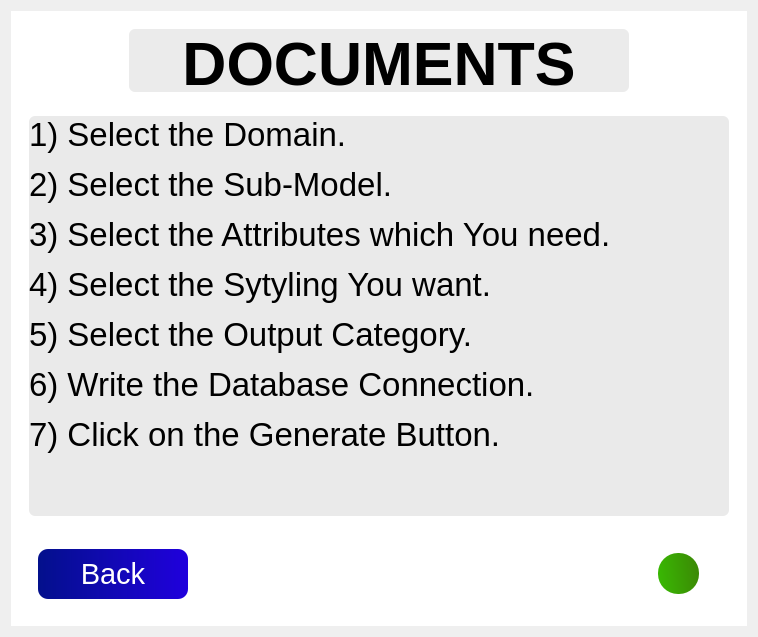
         <widget class="QWidget" name="page_8">
          <layout class="QVBoxLayout" name="verticalLayout_28">
           <item>
            <widget class="QFrame" name="frame_59">
             <property name="minimumSize">
              <size>
               <width>0</width>
               <height>0</height>
              </size>
             </property>
             <property name="maximumSize">
              <size>
               <width>16777214</width>
               <height>16777215</height>
              </size>
             </property>
             <property name="styleSheet">
              <string notr="true">background-color: rgb(255, 255, 255);</string>
             </property>
             <property name="frameShape">
              <enum>QFrame::NoFrame</enum>
             </property>
             <property name="frameShadow">
              <enum>QFrame::Raised</enum>
             </property>
             <layout class="QVBoxLayout" name="verticalLayout_31">
              <item>
               <widget class="QFrame" name="frame_60">
                <property name="minimumSize">
                 <size>
                  <width>291</width>
                  <height>81</height>
                 </size>
                </property>
                <property name="maximumSize">
                 <size>
                  <width>123177</width>
                  <height>81</height>
                 </size>
                </property>
                <property name="styleSheet">
                 <string notr="true">border:none;</string>
                </property>
                <property name="frameShape">
                 <enum>QFrame::StyledPanel</enum>
                </property>
                <property name="frameShadow">
                 <enum>QFrame::Raised</enum>
                </property>
                <layout class="QVBoxLayout" name="verticalLayout_29">
                 <item alignment="Qt::AlignHCenter">
                  <widget class="QLabel" name="label_23">
                   <property name="minimumSize">
                    <size>
                     <width>500</width>
                     <height>0</height>
                    </size>
                   </property>
                   <property name="maximumSize">
                    <size>
                     <width>500</width>
                     <height>81</height>
                    </size>
                   </property>
                   <property name="font">
                    <font>
                     <pointsize>46</pointsize>
                     <weight>75</weight>
                     <bold>true</bold>
                    </font>
                   </property>
                   <property name="styleSheet">
                    <string notr="true">background-color: rgb(235, 235, 235);
border-radius:6px;</string>
                   </property>
                   <property name="text">
                    <string>DOCUMENTS</string>
                   </property>
                   <property name="alignment">
                    <set>Qt::AlignHCenter|Qt::AlignTop</set>
                   </property>
                  </widget>
                 </item>
                </layout>
               </widget>
              </item>
              <item>
               <widget class="QFrame" name="frame_61">
                <property name="maximumSize">
                 <size>
                  <width>800</width>
                  <height>600</height>
                 </size>
                </property>
                <property name="styleSheet">
                 <string notr="true">border:none;</string>
                </property>
                <property name="frameShape">
                 <enum>QFrame::StyledPanel</enum>
                </property>
                <property name="frameShadow">
                 <enum>QFrame::Raised</enum>
                </property>
                <layout class="QHBoxLayout" name="horizontalLayout_7">
                 <item>
                  <widget class="QLabel" name="label_24">
                   <property name="minimumSize">
                    <size>
                     <width>700</width>
                     <height>400</height>
                    </size>
                   </property>
                   <property name="maximumSize">
                    <size>
                     <width>700</width>
                     <height>400</height>
                    </size>
                   </property>
                   <property name="font">
                    <font>
                     <pointsize>25</pointsize>
                    </font>
                   </property>
                   <property name="styleSheet">
                    <string notr="true">background-color: rgb(235, 235, 235);
border-radius:6px;
background-color: rgb(234, 234, 234);</string>
                   </property>
                   <property name="text">
                    <string>&lt;html&gt;&lt;head/&gt;&lt;body&gt;&lt;p align=&quot;justify&quot;&gt;1) Select the Domain. &lt;/p&gt;&lt;p align=&quot;justify&quot;&gt;2) Select the Sub-Model. &lt;/p&gt;&lt;p align=&quot;justify&quot;&gt;3) Select the Attributes which You need. &lt;/p&gt;&lt;p align=&quot;justify&quot;&gt;4) Select the Sytyling You want. &lt;/p&gt;&lt;p align=&quot;justify&quot;&gt;5) Select the Output Category.&lt;/p&gt;&lt;p align=&quot;justify&quot;&gt;6) Write the Database Connection.&lt;/p&gt;&lt;p align=&quot;justify&quot;&gt;7) Click on the Generate Button.&lt;/p&gt;&lt;/body&gt;&lt;/html&gt;</string>
                   </property>
                   <property name="alignment">
                    <set>Qt::AlignLeading|Qt::AlignLeft|Qt::AlignTop</set>
                   </property>
                  </widget>
                 </item>
                </layout>
               </widget>
              </item>
              <item>
               <widget class="QFrame" name="frame_62">
                <property name="minimumSize">
                 <size>
                  <width>0</width>
                  <height>60</height>
                 </size>
                </property>
                <property name="styleSheet">
                 <string notr="true">background-color: rgb(255, 255, 255);
border-radius:10px;</string>
                </property>
                <property name="frameShape">
                 <enum>QFrame::StyledPanel</enum>
                </property>
                <property name="frameShadow">
                 <enum>QFrame::Raised</enum>
                </property>
                <layout class="QHBoxLayout" name="horizontalLayout_36">
                 <item alignment="Qt::AlignLeft">
                  <widget class="QFrame" name="frame_63">
                   <property name="frameShape">
                    <enum>QFrame::StyledPanel</enum>
                   </property>
                   <property name="frameShadow">
                    <enum>QFrame::Raised</enum>
                   </property>
                   <layout class="QVBoxLayout" name="verticalLayout_27">
                    <item>
                     <widget class="QPushButton" name="pushButton_9">
                      <property name="minimumSize">
                       <size>
                        <width>150</width>
                        <height>50</height>
                       </size>
                      </property>
                      <property name="maximumSize">
                       <size>
                        <width>150</width>
                        <height>50</height>
                       </size>
                      </property>
                      <property name="font">
                       <font>
                        <pointsize>22</pointsize>
                       </font>
                      </property>
                      <property name="styleSheet">
                       <string notr="true">background-color: qlineargradient(spread:pad, x1:0, y1:0, x2:1, y2:0, stop:0 rgba(3, 16, 140, 255), stop:1 rgba(32, 0, 221, 255));
color: rgb(255, 255, 255);</string>
                      </property>
                      <property name="text">
                       <string>Back</string>
                      </property>
                     </widget>
                    </item>
                   </layout>
                  </widget>
                 </item>
                 <item alignment="Qt::AlignRight">
                  <widget class="QFrame" name="frame_64">
                   <property name="minimumSize">
                    <size>
                     <width>80</width>
                     <height>0</height>
                    </size>
                   </property>
                   <property name="frameShape">
                    <enum>QFrame::StyledPanel</enum>
                   </property>
                   <property name="frameShadow">
                    <enum>QFrame::Raised</enum>
                   </property>
                   <layout class="QVBoxLayout" name="verticalLayout_30">
                    <item>
                     <widget class="QPushButton" name="pushButton_10">
                      <property name="maximumSize">
                       <size>
                        <width>41</width>
                        <height>41</height>
                       </size>
                      </property>
                      <property name="styleSheet">
                       <string notr="true">background-color: qlineargradient(spread:pad, x1:0, y1:0.5625, x2:1, y2:0.443, stop:0 rgba(57, 184, 3, 255), stop:1 rgba(59, 137, 5, 255));
border-radius:20px;</string>
                      </property>
                      <property name="text">
                       <string/>
                      </property>
                     </widget>
                    </item>
                   </layout>
                  </widget>
                 </item>
                </layout>
               </widget>
              </item>
             </layout>
            </widget>
           </item>
          </layout>
         </widget>
